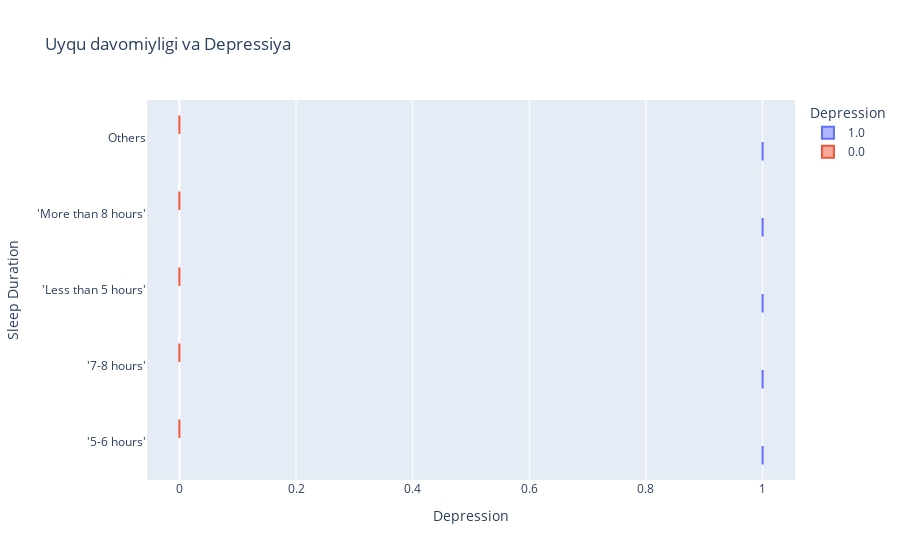

This figure's notebook cell:
### Code cell
fig = px.box(df, x="Depression", y="Sleep Duration", color="Depression",
             title="Uyqu davomiyligi va Depressiya")
fig.show()

### Figure 1 — Plotly figure (JSON) as saved in the notebook; plotly's stock layout.template omitted (floating-point values rounded to 4 significant figures; data arrays with more than 128 entries replaced by an {"elided": "..."} marker saying what was removed)
{"data": [{"alignmentgroup": "True", "hovertemplate": "Depression=%{x}<br>Sleep Duration=%{y}<extra></extra>", "legendgroup": "1.0", "marker": {"color": "#636efa"}, "name": "1.0", "notched": false, "offsetgroup": "1.0", "orientation": "h", "showlegend": true, "type": "box", "x": {"elided": "16335 int values"}, "x0": " ", "xaxis": "x", "y": {"elided": "16335 str values"}, "y0": " ", "yaxis": "y"}, {"alignmentgroup": "True", "hovertemplate": "Depression=%{x}<br>Sleep Duration=%{y}<extra></extra>", "legendgroup": "0.0", "marker": {"color": "#EF553B"}, "name": "0.0", "notched": false, "offsetgroup": "0.0", "orientation": "h", "showlegend": true, "type": "box", "x": {"elided": "11564 int values"}, "x0": " ", "xaxis": "x", "y": {"elided": "11564 str values"}, "y0": " ", "yaxis": "y"}], "layout": {"boxmode": "group", "legend": {"title": {"text": "Depression"}, "tracegroupgap": 0}, "title": {"text": "Uyqu davomiyligi va Depressiya"}, "xaxis": {"anchor": "y", "categoryarray": [1, 0, null], "categoryorder": "array", "domain": [0, 1], "title": {"text": "Depression"}}, "yaxis": {"anchor": "x", "domain": [0, 1], "title": {"text": "Sleep Duration"}}}}
